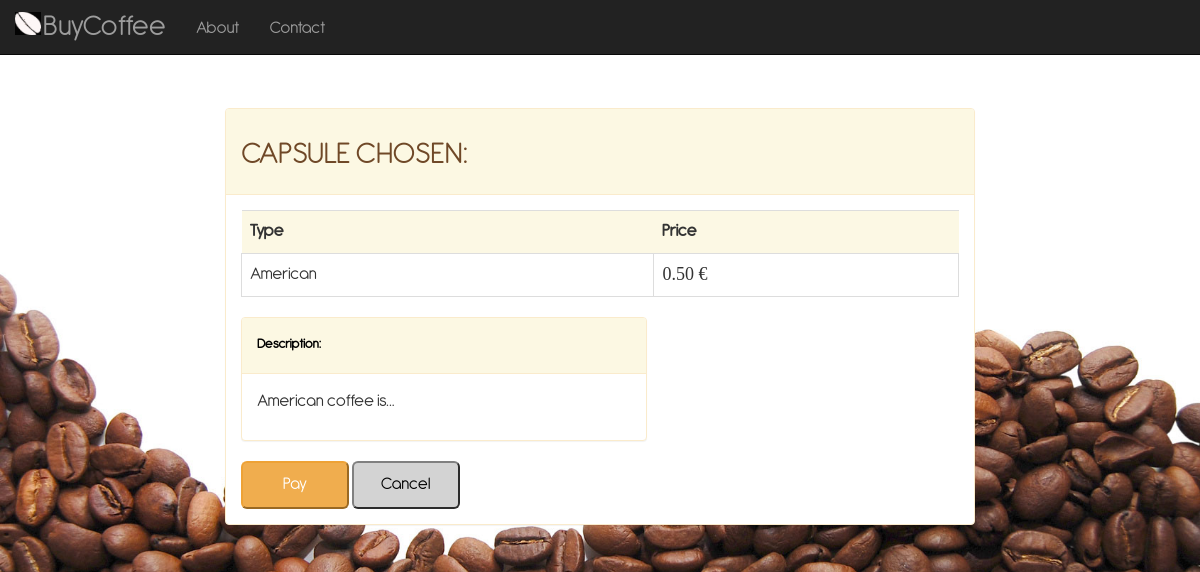
Page /coffee/American/payment/ on the earlier database version.
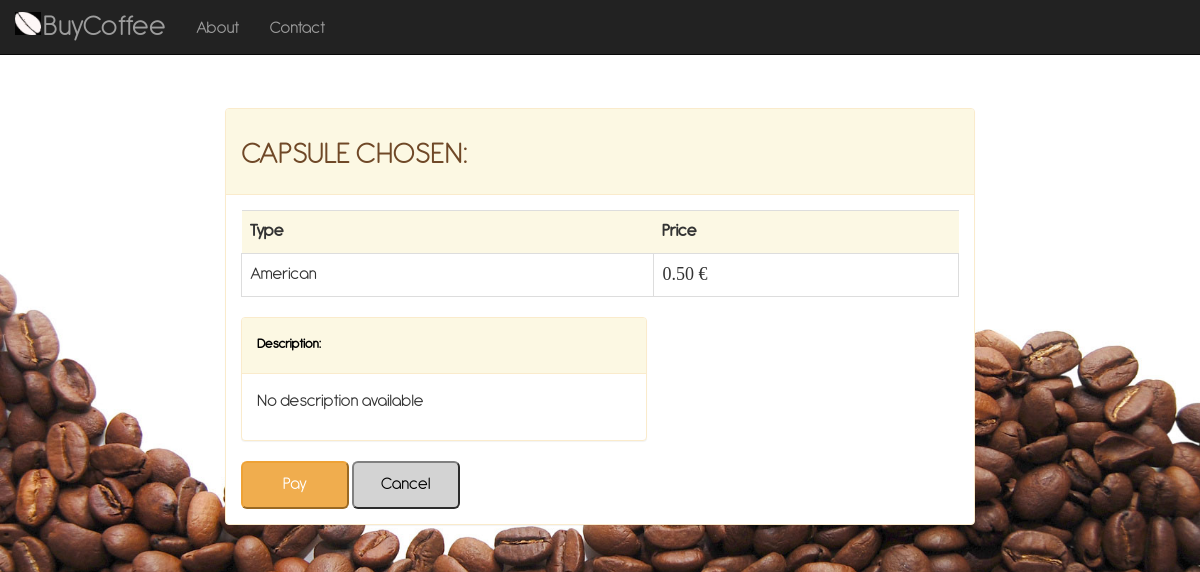
Same page on the later database version.
### coffee/models.py (models this page shows, shortened)
class CoffeeCapsule(models.Model):
    AMERICAN = 'American'
    ARABIC = 'Arabic'
    COFFEE_CHOICES = (
        (AMERICAN, 'American'),
        (ARABIC, 'Arabic'),
    )
    coffeeType = models.CharField('Type', choices=COFFEE_CHOICES, max_length=25)
    additionDate = models.DateTimeField('addition date', default=timezone.now)
    expirationDate = models.DateTimeField('expiration date')
    coffeeDescription = models.TextField('Description', max_length=200, help_text="Insert a brief product description")
    coffeePrice = models.DecimalField('Price', max_digits=4, decimal_places=2, default=0.50)
    coffeeQuantity = models.PositiveSmallIntegerField('Quantity', default=1, editable=True)
    coffeeImage = models.ImageField(blank=True, null=True)
    def __str__(self):
        return str(self.coffeeType)

### coffee/views.py (the view)
# urls.py: path('<str:coffeeType>/payment/', views.payment, name='payment'),
def payment(request, coffeeType):
    capsules = CoffeeCapsule.objects.filter(coffeeType=coffeeType).order_by('additionDate')
    return render(request, 'coffee/payment.html', {'capsule': capsules[0]})

### coffee/templates/coffee/payment.html (shortened to what this page needs)
<!DOCTYPE html>
<html lang="en">
<head>
    {% load static %}
    <link href="{% static '/coffee/css/bootstrap.min.css' %}" rel="stylesheet" type="text/css">
    <link href="{% static '/coffee/css/custom.css' %}" rel="stylesheet">
</head>
<body>
<nav class="navbar navbar-inverse navbar-fixed-top" role="navigation">
        <div class="container">
            <div class="navbar-header">
                <a class="navbar-brand" href="{% url 'index' %}">
                    BuyCoffee
                </a>
            </div>
            <div class="collapse navbar-collapse" id="bs-example-navbar-collapse-1">
                <ul class="nav navbar-nav">
                    <li>
                        <a href="{% url 'about' %}">About</a>
                    </li>
                    <li>
                        <a href="{% url 'contact' %}">Contact</a>
                    </li>
                </ul>
            </div>
        </div>
    </nav>
<form action="{% url 'loginPage' capsule.coffeeType %}" method="post">
    <div class="container-fluid">
        <div class="panel panel-warning">
            <div class="panel-heading">
                <h1>CAPSULE CHOSEN: </h1>
            </div>
            <div id="panel-index-body" class="panel-body">
                <table class="table">
                    <tr class="table-warning">
                        <td class="table-warning"><b>Type</b></td>
                        <td class="table-warning"><b>Price</b></td>
                    </tr>
                    <tr>
                        <td class="table-bordered">{{ capsule }}</td>
                        <td id="paymentPriceId" class="table-bordered">{{ capsule.coffeePrice }} €</td>
                    </tr>
                </table>
                <div class="row">
                    <div class="col-lg-7">
                        <div class="panel panel-warning">
                            <div class="panel-heading"><h5><b><font color="black">Description: </font></b></h5></div>
                            <div class="panel-body"><p>{{ capsule.coffeeDescription }}</p></div>
                        </div>
                    </div>
                    <div class="col-lg-3">
                    </div>
                </div>
                <input type="submit" class="btn-warning btn-lg" name="coffeeType" value="Pay">
                <a class="nounderline" href="{% url 'index' %}">
                    <button type="button" class="btn-secondary btn-lg">
                            Cancel
                    </button>
                </a>
            </div>
        </div>
    </div>
</form>
</body>
</html>

Differences in the rows shown:
changed CoffeeCapsule "American": coffeeDescription "American coffee is..." → "No description available"
